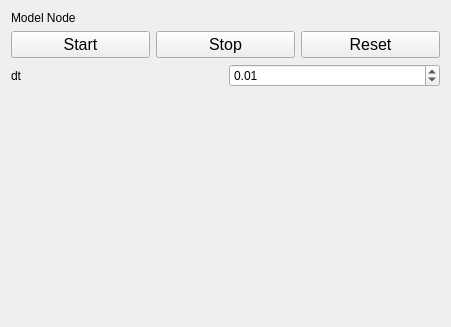
<?xml version="1.0" encoding="UTF-8"?>
<ui version="4.0">
 <class>AirwaySimulation</class>
 <widget class="qMRMLWidget" name="AirwaySimulation">
  <property name="geometry">
   <rect>
    <x>0</x>
    <y>0</y>
    <width>451</width>
    <height>327</height>
   </rect>
  </property>
  <layout class="QVBoxLayout" name="verticalLayout">
   <item>
    <layout class="QHBoxLayout" name="horizontalLayout_2">
     <item>
      <widget class="QLabel" name="label">
       <property name="text">
        <string>Model Node</string>
       </property>
      </widget>
     </item>
     <item>
      <widget class="qMRMLNodeComboBox" name="SOFAMRMLModelNodeComboBox">
       <property name="enabled">
        <bool>true</bool>
       </property>
       <property name="nodeTypes">
        <stringlist notr="true"/>
       </property>
       <property name="hideChildNodeTypes">
        <stringlist notr="true"/>
       </property>
       <property name="noneEnabled">
        <bool>true</bool>
       </property>
       <property name="addEnabled">
        <bool>false</bool>
       </property>
       <property name="removeEnabled">
        <bool>false</bool>
       </property>
       <property name="interactionNodeSingletonTag">
        <string notr="true"/>
       </property>
      </widget>
     </item>
    </layout>
   </item>
   <item>
    <layout class="QHBoxLayout" name="horizontalLayout">
     <item>
      <widget class="QPushButton" name="startSimulationPushButton">
       <property name="font">
        <font>
         <pointsize>12</pointsize>
        </font>
       </property>
       <property name="text">
        <string>Start</string>
       </property>
      </widget>
     </item>
     <item>
      <widget class="QPushButton" name="stopSimulationPushButton">
       <property name="font">
        <font>
         <pointsize>12</pointsize>
        </font>
       </property>
       <property name="text">
        <string>Stop</string>
       </property>
      </widget>
     </item>
     <item>
      <widget class="QPushButton" name="resetSimulationPushButton">
       <property name="font">
        <font>
         <pointsize>12</pointsize>
        </font>
       </property>
       <property name="text">
        <string>Reset</string>
       </property>
      </widget>
     </item>
    </layout>
   </item>
   <item>
    <layout class="QHBoxLayout" name="horizontalLayout_3">
     <item>
      <widget class="QLabel" name="label_2">
       <property name="text">
        <string>dt</string>
       </property>
      </widget>
     </item>
     <item>
      <widget class="QDoubleSpinBox" name="dtSpinBox">
       <property name="minimum">
        <double>0.000000000000000</double>
       </property>
       <property name="value">
        <double>0.010000000000000</double>
       </property>
      </widget>
     </item>
    </layout>
   </item>
   <item>
    <spacer name="verticalSpacer">
     <property name="orientation">
      <enum>Qt::Vertical</enum>
     </property>
     <property name="sizeHint" stdset="0">
      <size>
       <width>20</width>
       <height>40</height>
      </size>
     </property>
    </spacer>
   </item>
  </layout>
 </widget>
 <customwidgets>
  <customwidget>
   <class>qMRMLNodeComboBox</class>
   <extends>QWidget</extends>
   <header>qMRMLNodeComboBox.h</header>
  </customwidget>
  <customwidget>
   <class>qMRMLWidget</class>
   <extends>QWidget</extends>
   <header>qMRMLWidget.h</header>
   <container>1</container>
  </customwidget>
 </customwidgets>
 <resources/>
 <connections/>
</ui>
